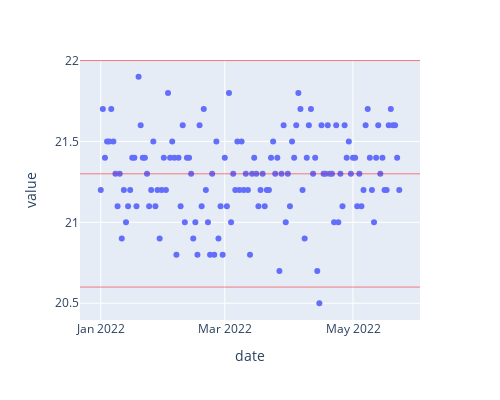

Notebook code for this chart:
### Code cell
#plotly
fig = px.scatter(df_ins_A, x='date', y='value', width=500, height=400)
fig.add_hline(df_ins_A['lower_spec'].iloc[-1], line_color='red', line_width=0.5)
fig.add_hline(df_ins_A['target'].iloc[-1], line_color='red', line_width=0.5)
fig.add_hline(df_ins_A['upper_spec'].iloc[-1], line_color='red', line_width=0.5)

### Figure 1 — Plotly figure (JSON) as saved in the notebook; plotly's stock layout.template omitted (floating-point values rounded to 4 significant figures; data arrays with more than 128 entries replaced by an {"elided": "..."} marker saying what was removed)
{"data": [{"hovertemplate": "date=%{x}<br>value=%{y}<extra></extra>", "legendgroup": "", "marker": {"color": "#636efa", "symbol": "circle"}, "mode": "markers", "name": "", "orientation": "v", "showlegend": false, "type": "scatter", "x": {"elided": "143 str values"}, "xaxis": "x", "y": {"elided": "143 float values"}, "yaxis": "y"}], "layout": {"height": 400, "legend": {"tracegroupgap": 0}, "margin": {"t": 60}, "shapes": [{"line": {"color": "red", "width": 0.5}, "type": "line", "x0": 0, "x1": 1, "xref": "x domain", "y0": 20.6, "y1": 20.6, "yref": "y"}, {"line": {"color": "red", "width": 0.5}, "type": "line", "x0": 0, "x1": 1, "xref": "x domain", "y0": 21.3, "y1": 21.3, "yref": "y"}, {"line": {"color": "red", "width": 0.5}, "type": "line", "x0": 0, "x1": 1, "xref": "x domain", "y0": 22, "y1": 22, "yref": "y"}], "width": 500, "xaxis": {"anchor": "y", "domain": [0, 1], "title": {"text": "date"}}, "yaxis": {"anchor": "x", "domain": [0, 1], "title": {"text": "value"}}}}
